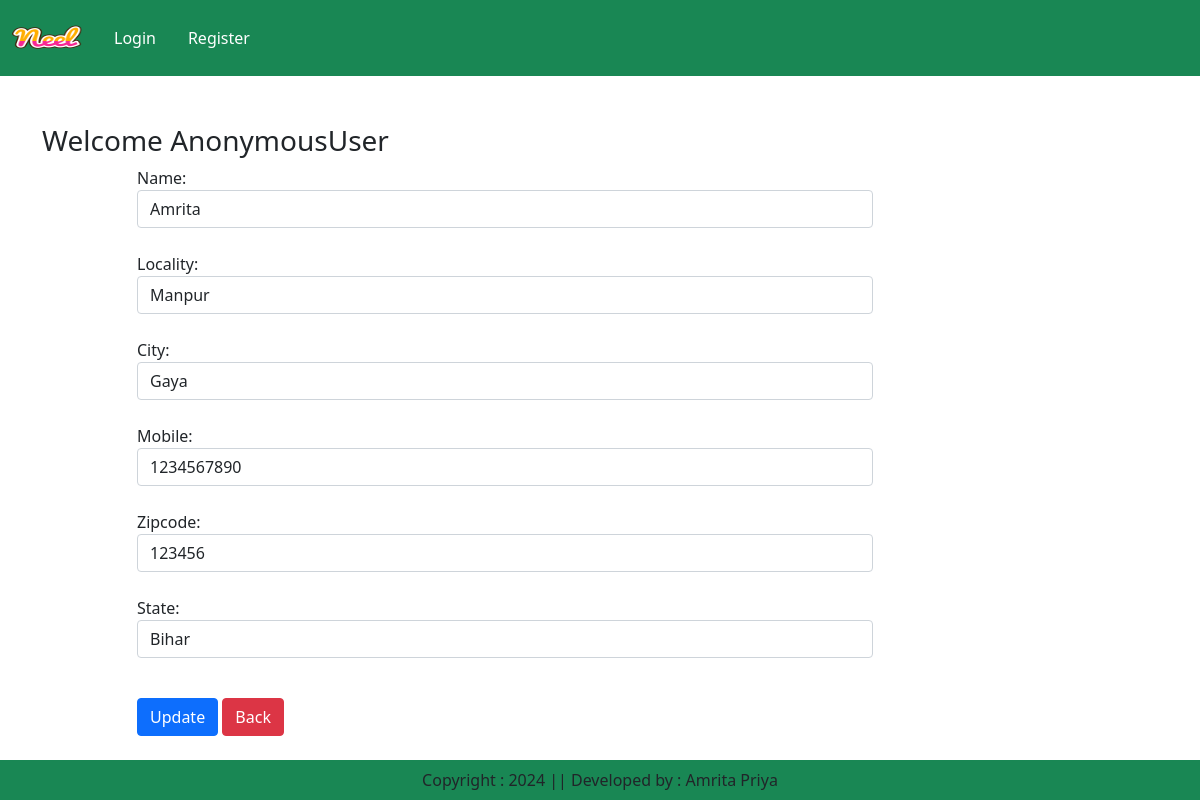
The app's page /updateAddress/1, older data.
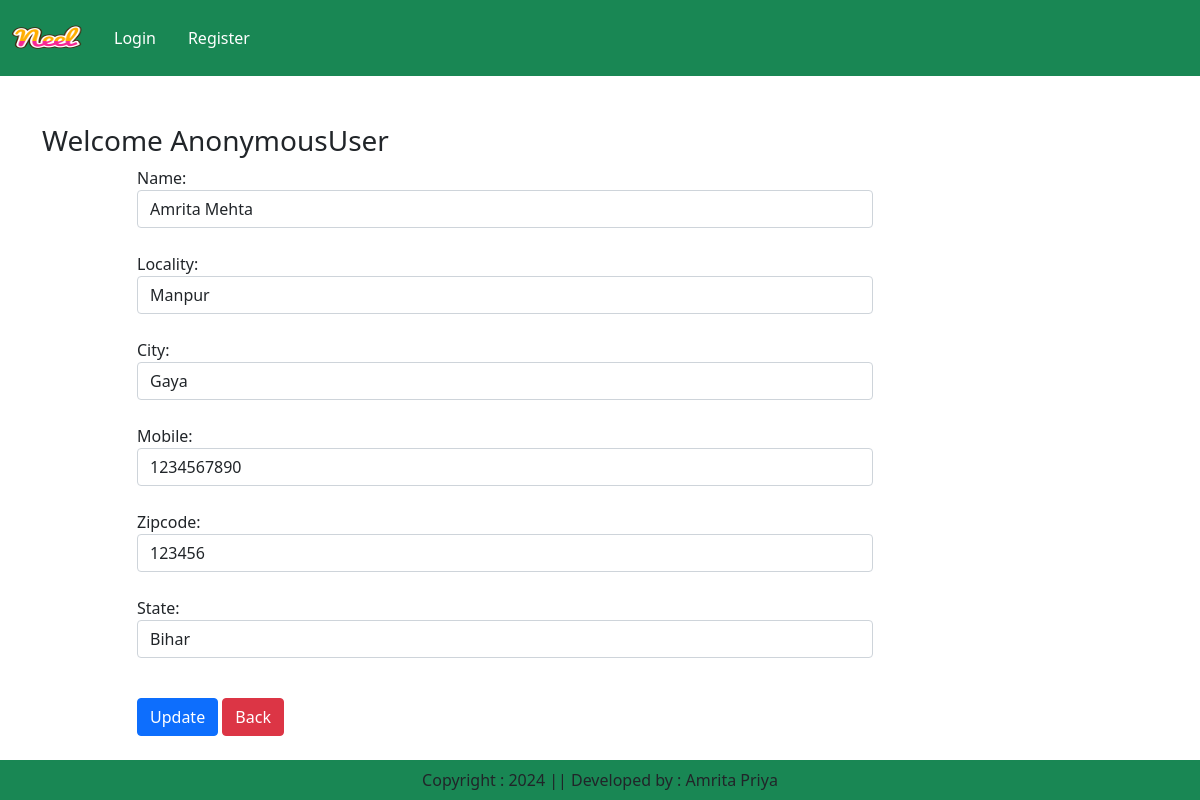
The same page, newer data.
### app/models.py (models this page shows, shortened)
class Customer(models.Model):
    user = models.ForeignKey(User, on_delete=models.CASCADE)
    name = models.CharField(max_length=100)
    locality = models.CharField(max_length=200)
    city = models.CharField(max_length=200)
    mobile = models.IntegerField()
    zipcode = models.IntegerField()
    state = models.CharField(choices=STATE_CHOICES,max_length=100)

### app/views.py (the view, shortened to what this page needs)
# urls.py: path('updateAddress/<int:pk>',views.UpdateAddress.as_view(), name="updateAddress"),
class UpdateAddress(View):
    def get(self,request,pk):
        add = Customer.objects.get(pk=pk)
        form = CustomerProfileForm(instance=add)
        return render(request,'app/updateAddress.html',locals())

### app/forms.py
class CustomerProfileForm(forms.ModelForm):
    class Meta:
        model = Customer
        fields = ['name','locality','city','mobile','zipcode','state']
        widgets= {
            'name' : forms.TextInput(attrs={'class':'form-control'}),
            'locality' : forms.TextInput(attrs={'class':'form-control'}),
            'city' : forms.TextInput(attrs={'class':'form-control'}),
            'mobile' : forms.NumberInput(attrs={'class':'form-control'}),
            'zipcode' : forms.NumberInput(attrs={'class':'form-control'}),
            'state' : forms.Select(attrs={'class':'form-control'}),
        }

### app/templates/app/updateAddress.html (shortened to what this page needs)
{% extends "app/base.html" %}
{% load static %}
{% block main-content %}
<div class="container my-5">
    <div class="row">
        <h3>Welcome <span class="text-capitalize">{{request.user}}</span></h3>
    <div class="col-sm-8 offset-sm-1">
        <form  action="" method="post">
            {% for fm in form %}
                {{fm.label_tag}} {{fm}}
                <small class="text-danger">{{fm.errors|striptags}}</small><br>
            {% endfor %}
            <div class="col-12 mt-3">
                <button type="submit" class="btn btn-primary">Update</button>
                <a href="{% url "address" %}" type="submit"  class="btn btn-danger"> Back</a>
            </div>
        </form>
    </div>
</div>
</div>
{% endblock main-content %}

Row changes from the older to the newer data that the page shows:
changed Customer "Manpur": name "Amrita" → "Amrita Mehta"
